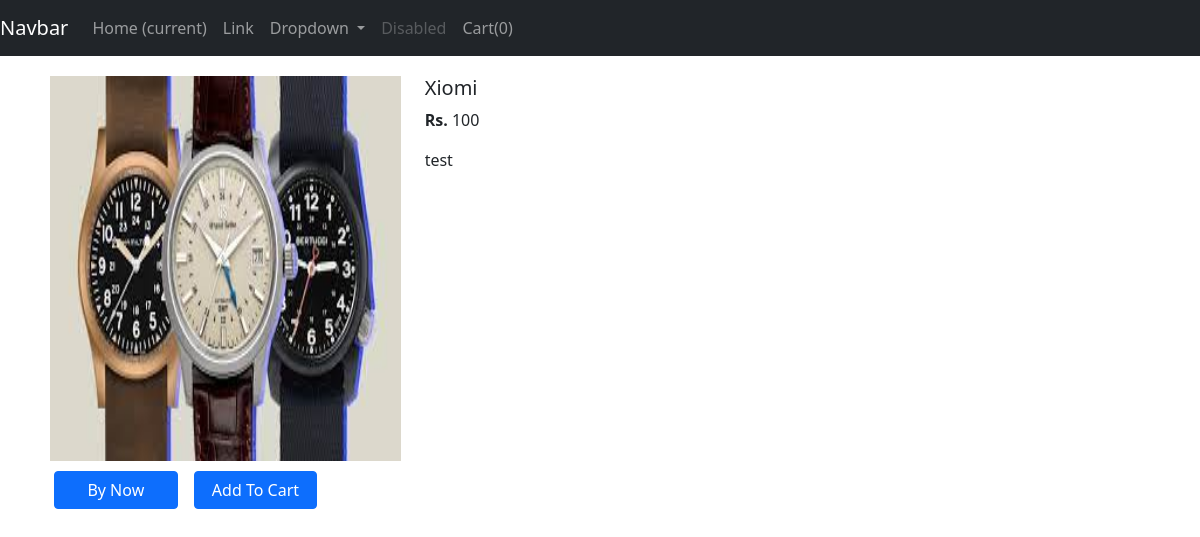
/shop/products/19, run on the app's committed database.
### shop/models.py (models this page shows)
class Product(models.Model):
    product_id = models.AutoField
    product_name = models.CharField(max_length =50)
    category = models.CharField(max_length=50,default= "")
    sub_category = models.CharField(max_length=50,default="")
    price = models.IntegerField(default=0)
    desc = models.CharField(max_length=300)
    pub_date = models.DateField()
    image = models.ImageField(upload_to ="shop/images",default="")
    def __str__(self):
        return self.product_name

### shop/views.py (the view)
# urls.py: path('products/<int:id>', views.productView,name='ProductView'),
def productView(request,id):
    product = Product.objects.filter(id=id)
    print(product)
    return render(request,'shop/productView.html',{'product':product[0]})

### shop/templates/shop/productView.html (shortened to what this page needs)
{%extends 'shop/basic.html'%}
{% block body %}
  <div class="container" style="padding: 20px;">
        <div class="row">
            <div class="col-md-4">
                <div class="row">
                   <img src="/{{product.image}}" width="233" height="385">
                </div>
                <div class="row" style="margin-top:10px;align-items: center;">
                    <button type="button" class="btn btn-primary mx-3 " style="width: 33%;">By Now</button>
                    <button type="button" id="pr{{i.id}}" class="btn btn-primary" style="width: 33%;">Add To Cart</button>
                </div>
            </div>
            <div class="col-md-8">
                <h5>{{product.product_name}}</h5>
                <p><b>Rs. </b>{{product.price}}</p>
                <p>{{product.desc}}</p>
            </div>
        </div>
    </div>
{% endblock %}

### data on the page
Product: image (picture), product_name "Xiomi", price "100", desc "test"
